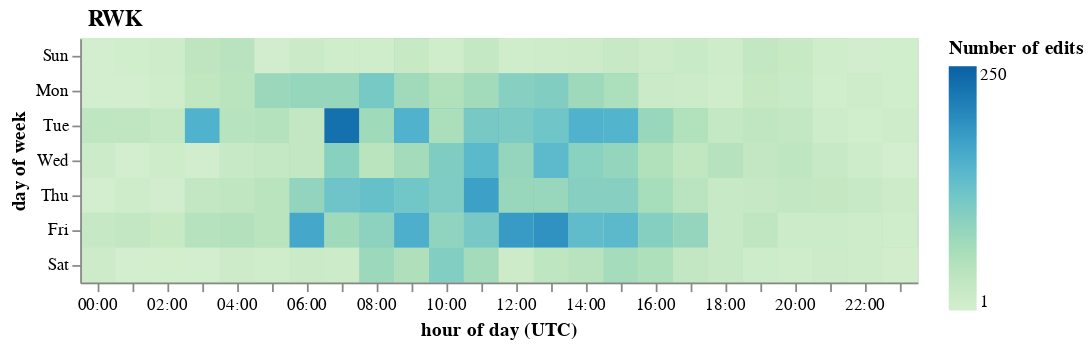

The cell this chart's notebook holds for it:
### Code cell
alt.Chart(df_plot, title = alt.Title("RWK", dx=-220)).mark_rect().encode(
    x = alt.X('hoursminutes(timestamp_hours):O', title = 'hour of day (UTC)'),
    y = alt.Y('day(timestamp_hours):O', title = 'day of week'),
    color = alt.Color('revid:Q', title='Number of edits', scale=alt.Scale(scheme='greenblue', domainMax=250))
)

### Figure 1 — Vega-Lite specification as saved in the notebook (floating-point values rounded to 4 significant figures; data arrays with more than 128 entries replaced by an {"elided": "..."} marker saying what was removed)
{"config": {"view": {"continuousWidth": 300, "continuousHeight": 300}}, "data": {"name": "data-eb87756b153a0836baf0463f59fc8a2c"}, "mark": {"type": "rect"}, "encoding": {"color": {"field": "revid", "scale": {"domainMax": 250, "scheme": "greenblue"}, "title": "Number of edits", "type": "quantitative"}, "x": {"field": "timestamp_hours", "timeUnit": "hoursminutes", "title": "hour of day (UTC)", "type": "ordinal"}, "y": {"field": "timestamp_hours", "timeUnit": "day", "title": "day of week", "type": "ordinal"}}, "title": {"text": "RWK", "dx": -220}, "$schema": "https://vega.github.io/schema/vega-lite/v5.14.1.json", "datasets": {"data-eb87756b153a0836baf0463f59fc8a2c": {"elided": "1182 records"}}}
